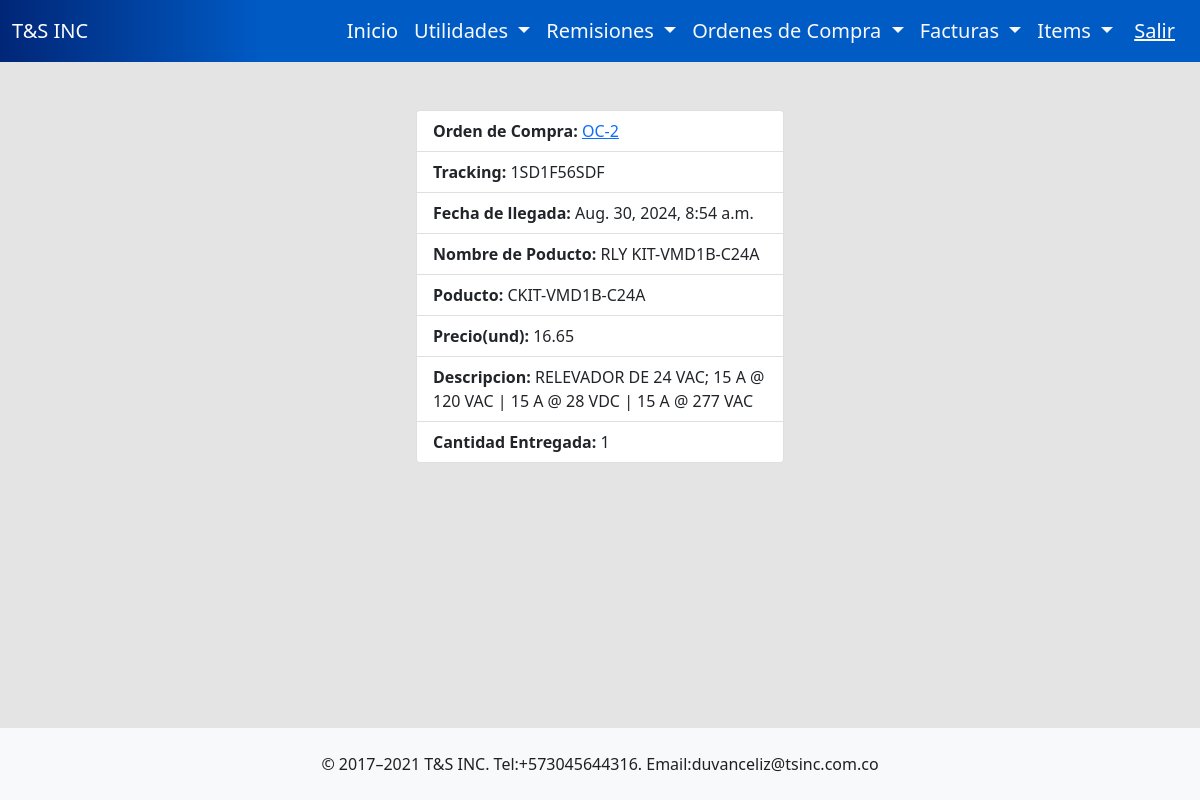
/entryinfo/1 (signed in), run on the app's committed database.
### tsinc/models.py (models this page shows, shortened)
class OrderEntry(models.Model):
    order = models.ForeignKey(PurcharseOrder,on_delete=models.CASCADE)
    tracking = models.CharField(max_length=200, null=True)
    product = models.ForeignKey(OrderProduct,on_delete=models.CASCADE)
    price = models.FloatField(default=0)
    quantity = models.IntegerField(default=0)
    added = models.BooleanField(default=False)
    date = models.DateTimeField(default=timezone.now)

class PurcharseOrder(models.Model):
    code =  models.CharField(max_length=200)
    tracking =  models.CharField(max_length=250,null=True)
    supplier = models.CharField(max_length=200, null=True)
    nit = models.CharField(max_length=100, null=True)
    address = models.CharField(max_length=100, null=True)
    phone = models.CharField(max_length=100, null=True)
    customer = models.CharField(max_length=200, null=True)
    cost_center = models.CharField(max_length=200, null=True)
    inspector = models.CharField(max_length=200, null=True)
    supervisor = models.CharField(max_length=200, null=True)
    paid = models.BooleanField(default=False)
    currency = models.BooleanField(default=False)
    observation = models.CharField(max_length=250, null=True)
    total_price = models.FloatField(default=0)
    total_quantity = models.IntegerField(default=0)
    usersession = models.ForeignKey(User,on_delete=models.SET_NULL, null=True, blank=True)
    progress = models.IntegerField(default=0)
    date = models.DateTimeField(default=timezone.now)

class OrderProduct(models.Model):
    product = models.ForeignKey(Product,on_delete=models.CASCADE)
    quantity = models.IntegerField(default=0)
    price = models.FloatField(default=0)
    order = models.ForeignKey(PurcharseOrder,on_delete=models.CASCADE,null=True)

class Product(models.Model):
    code = models.CharField(max_length=200, default=None)
    product_name = models.CharField(max_length=200, default=None)
    factory_ref = models.CharField(max_length=200, default=None)
    model = models.CharField(max_length=200, default=None)
    sale_price = models.FloatField(default=0)
    sale_price_cop = models.FloatField(default=0)
    purcharse_price = models.FloatField(default=0)
    purcharse_price_cop = models.FloatField(default=0)
    brand = models.CharField(max_length=200, default=None)
    location = models.CharField(max_length=200, default=None)
    quantity = models.IntegerField()
    point = models.CharField(max_length=100,null=True,blank=True)
    observation =models.CharField(max_length=250, null=True)
    description = models.TextField(validators=[MaxLengthValidator(500)], null=True)
    min_stock = models.IntegerField(default=0)
    iva = models.BooleanField(default=False)
    date = models.DateField(default=datetime.date.today)

### tsinc/views.py (the view)
# urls.py: path('entryinfo/<int:id>', views.entry_info, name='entry_info'),
@login_required
def entry_info(request,id):
    entry = OrderEntry.objects.filter(id=id).first()
    return render(request,"entryinfo.html",{'entry':entry})

### tsinc/context_processors.py (called while the page is built)
def folder_tree(request):
    folders = Folder.objects.select_related('parent').order_by('parent_id', 'order')
    return {
        'folder_tree':folders
    }

def get_user(request):
    return {
        'user':request.user
    }

### tsinc/templates/entryinfo.html
{% extends 'layout.html' %} {% block body %}
<div class="container">
 <div class="row">
    <div class="col-md-4"></div>
    <div class="col-md-4">
        <ul class="list-group">
            <li class="list-group-item"><strong>Orden de Compra: </strong><a href="{% url 'order_product_info' entry.order.id %}">{{entry.order.code}}</a></li>
            <li class="list-group-item"><strong>Tracking: </strong>{{entry.tracking}}</li>
            <li class="list-group-item"><strong>Fecha de llegada: </strong>{{entry.date}}</li>
            <li class="list-group-item"><strong>Nombre de Poducto: </strong>{{entry.product.product.product_name}}</li>
            <li class="list-group-item"><strong>Poducto: </strong>{{entry.product.product.model}}</li>
            <li class="list-group-item"><strong>Precio(und): </strong>{{entry.price}}</li>
            <li class="list-group-item"><strong>Descripcion: </strong>{{entry.product.product.description}}</li>
            <li class="list-group-item"><strong>Cantidad Entregada: </strong>{{entry.quantity}}</li>
          </ul>
    </div>
    <div class="col-md-4"></div>
 </div>
  </div>
{% endblock %}

### tsinc/static/css/styles.css (style rules this page uses)
html, body { height: 100%; margin: 0; }
ul { list-style-type: none; }

### data on the page
OrderEntry: order.code "OC-2", tracking "1SD1F56SDF", date "Aug. 30, 2024, 8:54 a.m.", product.product.product_name "RLY KIT-VMD1B-C24A", product.product.model "CKIT-VMD1B-C24A", price "16.65", product.product.description "RELEVADOR DE 24 VAC; 15 A @ 120 VAC | 15 A @ 28 VDC | 15 A @ 277 VAC", quantity "1"
